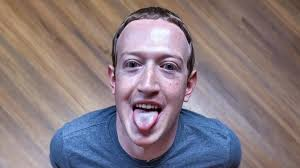
#> input picture inputs/zuck.png, 300 x 168 px
$ jupyter execute p7.ipynb
#> lines starting #> are read from the running program, lines starting #| are printed output that depends on the picture; after the words box and inside, x2 and y2 are one past the last pixel; in counts of white or black regions, pixels touching at a corner belong together
# Implement different Thresholding techniques on images using OpenCV

[cell 1]
import cv2

[cell 2]
img = cv2.imread("./inputs/zuck.png", cv2.IMREAD_GRAYSCALE)
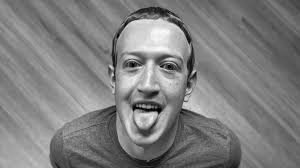
#> img: shape (168, 300); min 1, max 251, mean 126.8

[cell 3]
_, thresh_bin       = cv2.threshold(img, 120, 255, cv2.THRESH_BINARY)
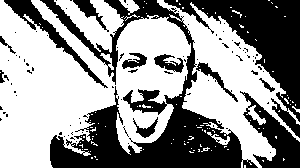
#> thresh_bin: shape (168, 300); 58% white; 90 black regions (78 under 20 px), largest, box (x1, y1, x2, y2) and area: (40, 0, 258, 168) 10444, (164, 0, 300, 138) 6066, (240, 91, 300, 168) 1767
_, thresh_bin_inv   = cv2.threshold(img, 120, 255, cv2.THRESH_BINARY_INV)
_, thresh_trunc     = cv2.threshold(img, 120, 255, cv2.THRESH_TRUNC)
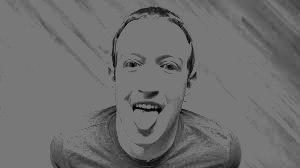
#> thresh_trunc: shape (168, 300); min 1, max 120, mean 109.8
_, thresh_toz       = cv2.threshold(img, 120, 255, cv2.THRESH_TOZERO)
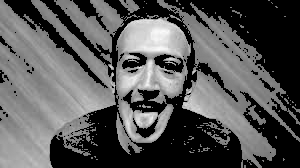
#> thresh_toz: shape (168, 300); min 0, max 251, mean 86.6
_, thresh_toz_inv   = cv2.threshold(img, 120, 255, cv2.THRESH_TOZERO_INV)
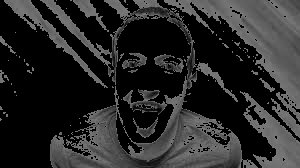
#> thresh_toz_inv: shape (168, 300); min 0, max 120, mean 40.2
